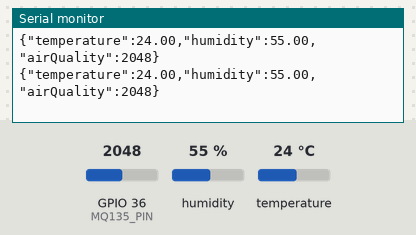
This sketch was run on a simulated ESP32. Parts: the last lines printed to the serial monitor. The inputs (shaded band) are chosen by the test bench; at power-on: humidity 55 %, GPIO 36 (MQ135_PIN) = 2048, temperature 24 °C.

Above: at 5.8 s.
5.9 s: humidity set to 22 %
At 11.3 s:
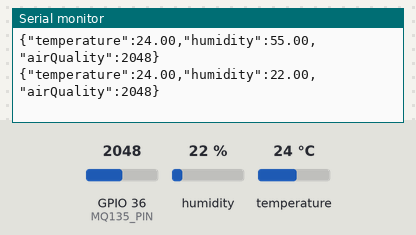
11.9 s: GPIO 36 (MQ135_PIN) set to 2866
At 15.9 s:
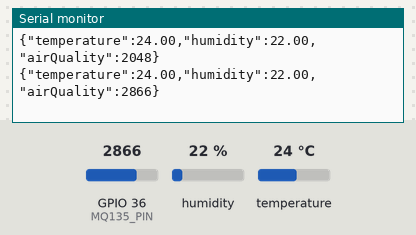
17.9 s: temperature set to 12 °C
At 20.6 s:
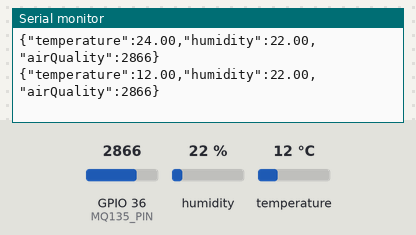
23.9 s: GPIO 36 (MQ135_PIN) set to 3603
At 26.5 s:
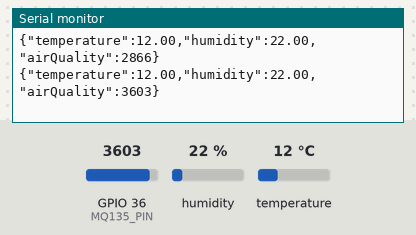
29.9 s: humidity set to 40 %
At 31.2 s:
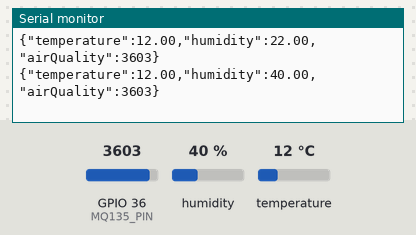
Timing chart, 0 to 32.9 s (numbered marks = the images above; inputs shaded):
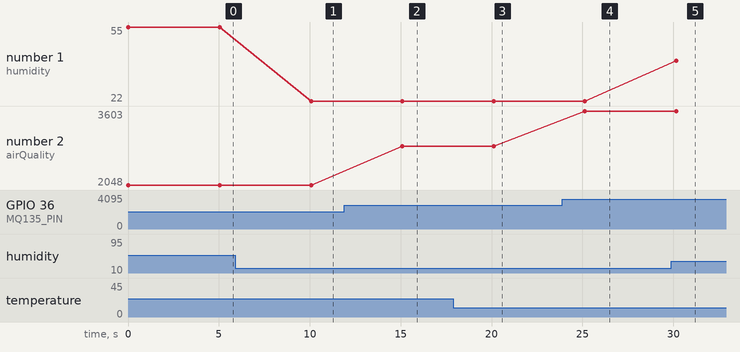

Measured:
- after the input at 5.9 s, the serial monitor: prints a new line after 4.2 s (image 1)
- after the input at 11.9 s, the serial monitor: prints a new line after 3.2 s (image 2)
- after the input at 17.9 s, the serial monitor: prints a new line after 2.2 s (image 3)
- after the input at 23.9 s, the serial monitor: prints a new line after 1.2 s (image 4)
- after the input at 29.9 s, the serial monitor: prints a new line after 0.27 s (image 5)
- plotted number 1: 55 → 22 after the input at 5.9 s, 22 → 40 after the input at 29.9 s
- plotted number 2: 2048 → 2866 after the input at 11.9 s, 2866 → 3603 after the input at 23.9 s

The sketch:

esp32_send.ino
```cpp
#include <Arduino.h>
#include <DHT.h>

// Define DHT11 Sensor
#define DHTPIN 4        // GPIO4 for DHT11
#define DHTTYPE DHT11
DHT dht(DHTPIN, DHTTYPE);

// Define MQ135 Sensor
#define MQ135_PIN A0   // Analog pin for MQ135

void setup() {
    Serial.begin(115200);  // Initialize Serial Communication
    dht.begin();           // Start DHT11 Sensor
}

void loop() {
    float temperature = dht.readTemperature();
    float humidity = dht.readHumidity();
    int airQuality = analogRead(MQ135_PIN);  // Read air quality value from MQ135

    if (isnan(temperature) || isnan(humidity)) {
        Serial.println("{\"error\":\"DHT11 Read Failed\"}");
    } else {
        // Format Data as JSON and Send via Serial
        Serial.print("{\"temperature\":");
        Serial.print(temperature);
        Serial.print(",\"humidity\":");
        Serial.print(humidity);
        Serial.print(",\"airQuality\":");
        Serial.print(airQuality);
        Serial.println("}");
    }

    delay(5000);  // Send data every 5 seconds
}
```
